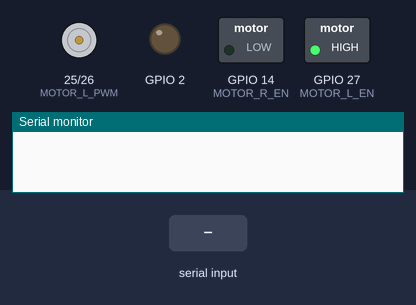
Simulated run of this program. Board: ESP32. Parts: motor-driver pin pairs drawn as motors (green arrow = first pin HIGH = forward, orange = second pin HIGH = backward, longer = more drive), switched loads named in the program (green lamp = pin HIGH), output pins drawn as LEDs (lit = HIGH), the last lines printed to the serial monitor. The inputs (shaded band) are chosen by the test bench.

Above: at 1.2 s.
1.3 s: "90 45 200 10 150 30\n" received over the second serial link
At 2.2 s:
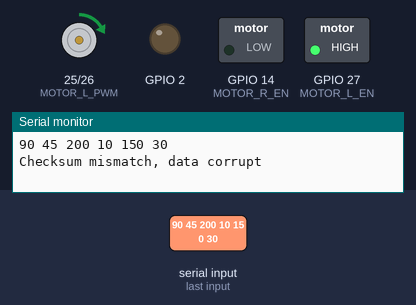
2.8 s: "90,45\n" received over the second serial link
4.3 s: "30,150\n" received over the second serial link
At 7.7 s:
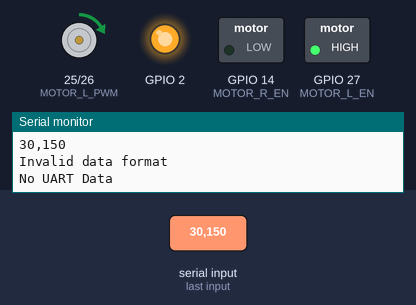
Timing chart, 0 to 14.8 s (numbered marks = the images above; inputs shaded):
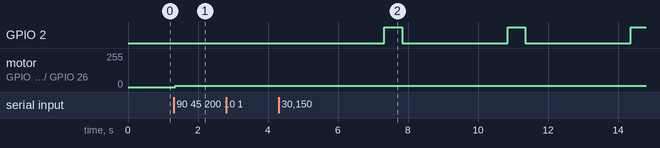

Measured:
- after the input at 1.3 s, motor on GPIO 25 (MOTOR_L_PWM) / GPIO 26 (MOTOR_R_PWM): stopped → forward 10/255 after 0.05 s
- by itself, GPIO 2: alternates HIGH for 0.51 s and LOW for 3.0 s

The program:

main.cpp
```cpp
#include <Arduino.h>
#include <HardwareSerial.h>
#include <SoftwareSerial.h>

// UART communication pins
#define RX_PIN 16
#define TX_PIN 17

// IBT-2 Motor Driver Pins
#define MOTOR_L_PWM 25 // Left PWM pin for speed control
#define MOTOR_R_PWM 26 // Right PWM pin for speed control
#define MOTOR_L_EN 27  // Left enable pin for direction
#define MOTOR_R_EN 14  // Right enable pin for direction

// Initialize SoftwareSerial
SoftwareSerial debUART(5, 18);
HardwareSerial ardUART(2); // RX, TX pins for SoftwareSerial
int var1 = 0, var2 = 0, var3 = 0, var4 = 0, var5 = 0;
int dead = 0; int i = 0; int stat = 0;

static unsigned long lastToggleTime = 0;
static bool displayState = false;

void controlMotor(int speed, bool direction) {
  if (direction) {
    digitalWrite(MOTOR_L_EN, HIGH);
    digitalWrite(MOTOR_R_EN, LOW);
    ledcWrite(0, abs(speed)); // Set PWM duty cycle for L_PWM
    ledcWrite(1, 0);          // Disable R_PWM
  } else {
    digitalWrite(MOTOR_L_EN, LOW);
    digitalWrite(MOTOR_R_EN, HIGH);
    ledcWrite(1, abs(speed)); // Set PWM duty cycle for R_PWM
    ledcWrite(0, 0);          // Disable L_PWM
  }
}

void checkUART(void *parameter) {
  for (;;) {
    if (debUART.available()) {
      dead = 0;
      stat = 1;
      digitalWrite(2, HIGH);
      String receivedData = debUART.readStringUntil('\n'); // Read data until newline
      receivedData.trim();                                 // Remove any leading/trailing whitespace

      Serial.println(receivedData); // Print received data for debugging
      // Validate the format (e.g., "10 10 0 0")
      if (receivedData.length() > 0) {
        int checksum = 0, calculatedChecksum = 0;
        if (sscanf(receivedData.c_str(), "%d %d %d %d %d %d", &var1, &var2, &var3, &var4, &var5, &checksum) == 6) {
          calculatedChecksum = var1 + var2 + var3 + var4 + var5; // Calculate checksum
          if (calculatedChecksum == checksum) {
            // Data is valid
            /*
            Serial.print("Received: ");
            Serial.print(var1);
            Serial.print(" ");
            Serial.print(var2);
            Serial.print(" ");
            Serial.print(var3);
            Serial.print(" ");
            Serial.print(var4);
            Serial.print(" ");
            Serial.print(var5);
            Serial.print(" ");
            Serial.println(checksum);
            */
          } else {
            Serial.println("Checksum mismatch, data corrupt");
          }
        } else {
          Serial.println("Invalid data format");
        }
      }
      digitalWrite(2, LOW);
    } else {
      dead++;
      if (dead >= 100) {
        unsigned long currentTime = millis();
        if (currentTime - lastToggleTime >= 500) {
          lastToggleTime = currentTime;
          displayState = !displayState;
          if (displayState) {
            digitalWrite(2, HIGH);
            stat = 0;
            Serial.println("No UART Data");
          } else {
            digitalWrite(2, LOW);
            dead = 0;
          }
        }
      }
    }

    vTaskDelay(30 / portTICK_PERIOD_MS); // Reduce delay to ensure watchdog resets
    //yield(); // Explicitly yield to reset the watchdog
  }
}

void setup() {
  Serial.begin(9600);
  debUART.begin(15200);
  ardUART.begin(15200, SERIAL_8N1, RX_PIN, TX_PIN);
  pinMode(2, OUTPUT);

  // Initialize IBT-2 Motor Driver Pins
  pinMode(MOTOR_L_EN, OUTPUT);
  pinMode(MOTOR_R_EN, OUTPUT);

  // Configure PWM channels
  ledcSetup(0, 5000, 8); // Channel 0, 5 kHz frequency, 8-bit resolution for L_PWM
  ledcSetup(1, 5000, 8); // Channel 1, 5 kHz frequency, 8-bit resolution for R_PWM
  ledcAttachPin(MOTOR_L_PWM, 0);
  ledcAttachPin(MOTOR_R_PWM, 1);

  xTaskCreate(
      checkUART,    // Function to implement the task
      "CheckUART",  // Name of the task
      10000,        // Stack size in words
      NULL,         // Task input parameter
      0,            // Priority of the task
      NULL);        // Task handle
}

void loop() {
  int motorSpeed = constrain(var4, -255, 255); // Map var1 to motor speed (-255 to 255)
  bool motorDirection = motorSpeed >= 0;      // Determine direction
  controlMotor(abs(motorSpeed), motorDirection);

  char buffer[50];
  snprintf(buffer, sizeof(buffer), "%d %d %d %d %d %d %d\n", var1, var2, var3, var4, var5, i, stat);
  ardUART.print(buffer); // Send data to SoftwareSerial
  //Serial.printf("Sending UART %d\n", i);

  if(i >= 50){
    i = 0;
  }
  i++;
  //ardUART.printf("%d %d %d %d %d\n", var1, var2, var3, var4, var5);
  delay(50);
}
```
